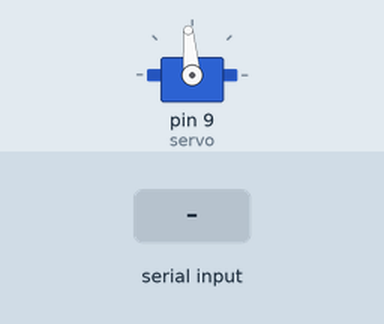
This sketch was run on a simulated Arduino Uno, built with avr-gcc and run on an emulated ATmega328P. Shown: servo. The inputs (shaded band) are chosen by the test bench.

Above: at 1.2 s.
1.3 s: "o" received over Serial
At 1.31 s:
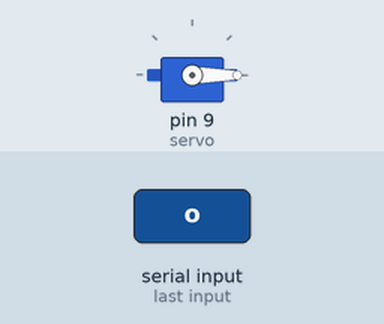
Timing chart, 0 to 4.3 s (numbered marks = the images above; inputs shaded):
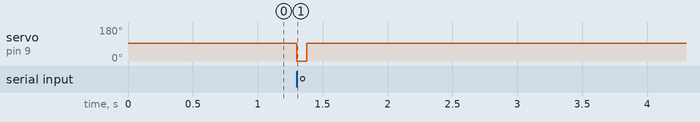

Measured:
- after the input at 1.3 s, servo on pin 9 (servo): 95° → 0° at once, → 95° 0.08 s later

The sketch:

PythonCommunicate.ino
```cpp
#include <Servo.h>
Servo servo;

void setup() {
  servo.attach(9);
  Serial.begin(9600);
}

void loop() {
  if (Serial.available() > 0 ) {
    if (Serial.read() == 'o') {
      servo.write(0);
      delay(75);
    }
  } else {
    servo.write(95);
  }
}
```
